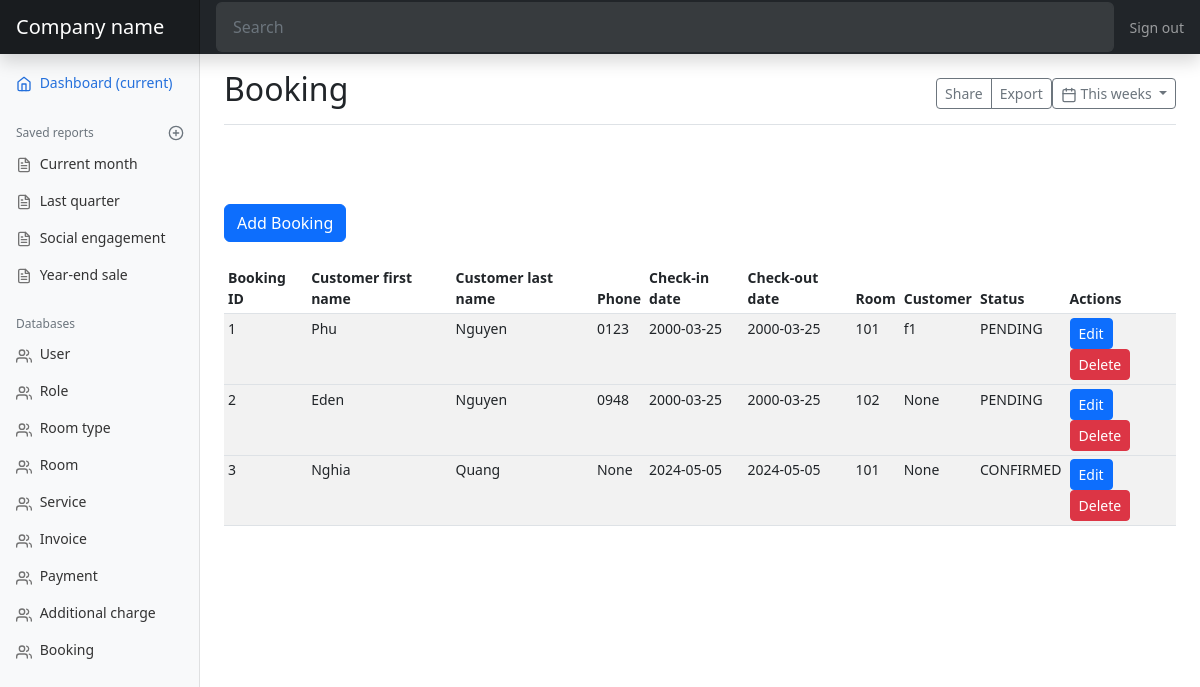
The page /booking on the database as committed earlier.
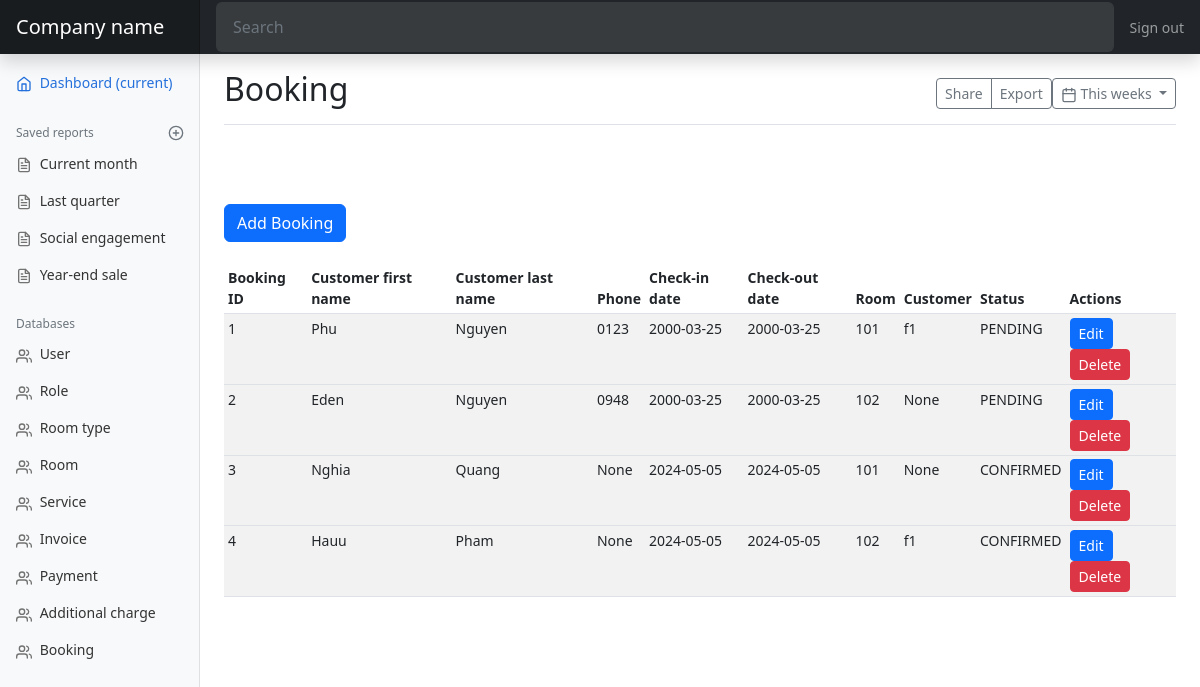
The same page on the database as committed later.
### models.py (models this page shows, shortened)
class Booking(db.Model):
    id = db.Column(db.Integer, primary_key=True)
    customer_first_name = db.Column(db.String(50))
    customer_last_name = db.Column(db.String(50))
    age = db.Column(db.Integer)
    sex = db.Column(db.Enum(Sex))
    email = db.Column(db.String(50))
    phone = db.Column(db.String(50))
    is_regioner = db.Column(db.Boolean)
    created_date = db.Column(db.Date)
    checkin_date = db.Column(db.Date)
    checkout_date = db.Column(db.Date)
    total_price = db.Column(db.Float)
    user_id = db.Column(db.Integer, db.ForeignKey('user.id'))
    user = db.relationship('User', backref=db.backref('booking', lazy=True))
    room_id = db.Column(db.Integer, db.ForeignKey('room.id'))
    room = db.relationship('Room', backref=db.backref('booking', lazy=True))
    customer_id = db.Column(db.Integer, db.ForeignKey('customer.id'))
    customer = db.relationship('Customer', backref=db.backref('booking', lazy=True))
    status = db.Column(db.Enum(BookingStatus))

class Room(db.Model):
    id = db.Column(db.Integer, primary_key=True)
    room_no = db.Column(db.String(50))
    image = db.Column(db.String(255))
    description = db.Column(db.Text)
    room_type_id = db.Column(db.Integer, db.ForeignKey('room_type.id'))
    room_type = db.relationship('RoomType', backref=db.backref('room', lazy=True))
    status = db.Column(db.Enum(RoomStatus))
    def __str__(self) -> str:
        return self.room_no

class Customer(db.Model):
    id = db.Column(db.Integer, primary_key=True)
    first_name = db.Column(db.String(50))
    last_name = db.Column(db.String(50))
    sex = db.Column(db.Enum(Sex))
    age = db.Column(db.Integer)
    email = db.Column(db.String(50))
    phone = db.Column(db.String(50))
    def __str__(self) -> str:
        return self.first_name

### views.py (the view)
@app.route('/booking')
def booking_page():
    bookings = models.Booking.query.all()
    return render_template('mdBooking.html', bookings=bookings)

### templates/mdbooking.html
{% extends 'admin.html' %}
{% block title %}Booking{% endblock %}
{% block content %}
<a href="{{ url_for('add_booking') }}" class="btn btn-primary" tabindex="-1" role="button">Add Booking</a>
<br/>
<br/>
<div class="table-responsive">
  <table class="table table-striped table-sm">
    <thead>
      <tr>
        <th>Booking ID</th>
        <th>Customer first name</th>
        <th>Customer last name</th>
        <th>Phone</th>
        <th>Check-in date</th>
        <th>Check-out date</th>
        <th>Room</th>
        <th>Customer</th>
        <th>Status</th>
        <th>Actions</th>
      </tr>
    </thead>
    <tbody>
      {% for booking in bookings %}
      <tr>
        <td>{{ booking.id }}</td>
        <td>{{ booking.customer_first_name }}</td>
        <td>{{ booking.customer_last_name }}</td>
        <td>{{ booking.phone }}</td>
        <td>{{ booking.checkin_date }}</td>
        <td>{{ booking.checkout_date }}</td>
        <td>{{ booking.room }}</td>
        <td>{{ booking.customer }}</td>
        <td>{{ booking.status.name }}</td>
        <td>
          <a href="{{ url_for('edit_booking', booking_id=booking.id) }}" class="btn btn-primary btn-sm">Edit</a>
          <a href="{{ url_for('delete_booking', booking_id=booking.id) }}" class="btn btn-danger btn-sm">Delete</a>
        </td>
      <tr>
        {% endfor %}
    </tbody>
  </table>
</div>
{% endblock %}

Rows that differ between the two databases and show on the page:
added Booking: id "4", customer_first_name "Hauu", customer_last_name "Pham", phone "None", checkin_date "2024-05-05", checkout_date "2024-05-05", room "102", customer "f1", status.name "CONFIRMED"
